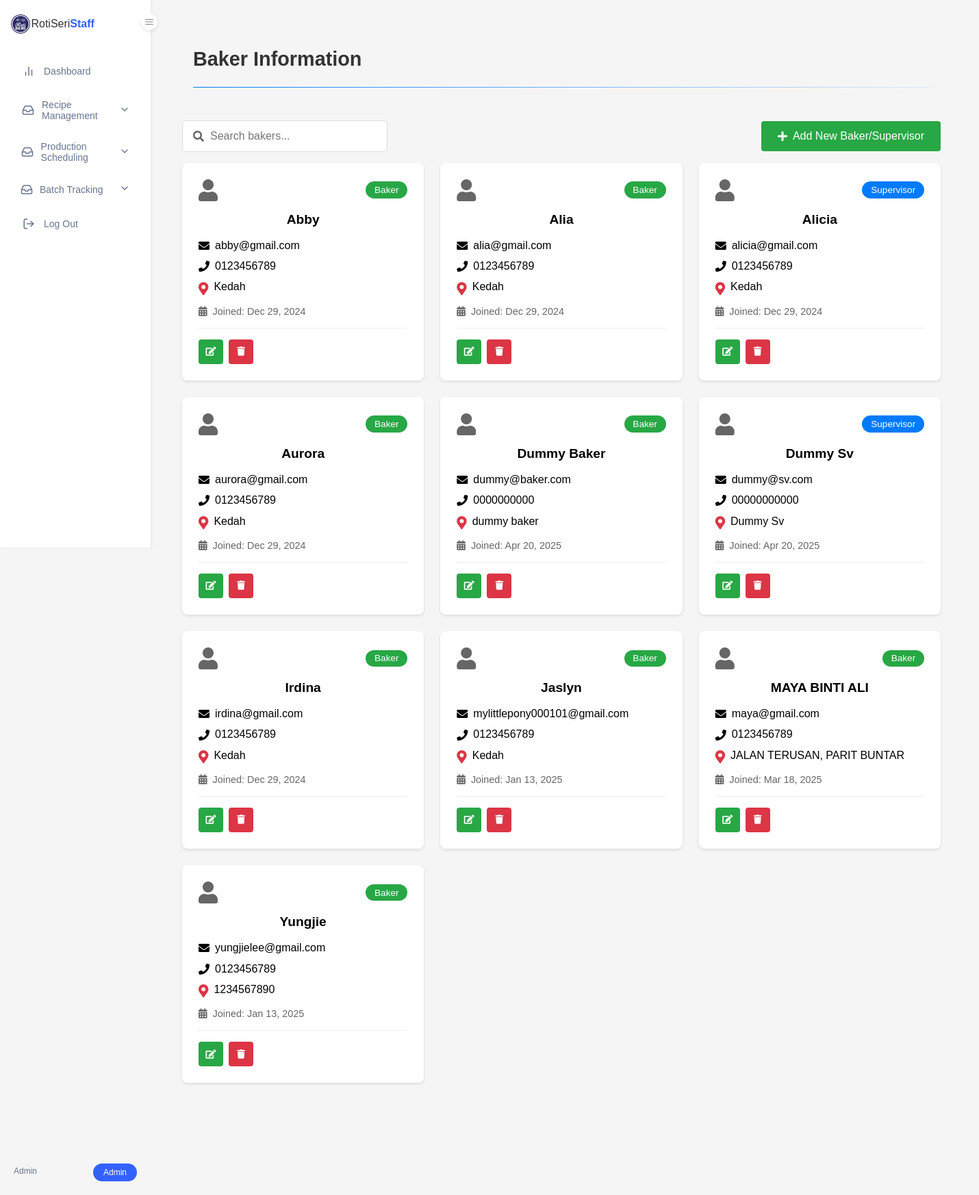
/rotiseriproduction/baker_info.php (signed in), run on the app's committed database.
### tables this page shows
CREATE TABLE `tbl_users` (
  `user_id` int(6) NOT NULL,
  `user_fullName` varchar(200) NOT NULL,
  `user_contact` varchar(100) NOT NULL,
  `user_address` text NOT NULL,
  `user_email` varchar(200) NOT NULL,
  `user_password` varchar(200) NOT NULL,
  `user_dateRegister` datetime NOT NULL DEFAULT current_timestamp(),
  `user_role` varchar(10) NOT NULL DEFAULT 'Baker',
  `reset_token` varchar(255) DEFAULT NULL,
  `token_expiry` datetime DEFAULT NULL
);

### rotiseriproduction/baker_info.php (the view, shortened to what this page needs)
<?php
require_once 'config/db_connection.php';
try {
    $stmt = $conn->query("SELECT
                            user_id,
                            user_fullName,
                            user_role,
                            user_email,
                            user_contact,
                            user_address,
                            user_dateRegister
                         FROM tbl_users
                         WHERE user_role IN ('Baker', 'Supervisor')
                         ORDER BY user_fullName");
    $bakers = $stmt->fetchAll(PDO::FETCH_ASSOC);
} catch(PDOException $e) {
    $error_message = "Error: " . $e->getMessage();
}
?>
<!DOCTYPE html>
<html lang="en">
<head>
    <link rel="stylesheet" href="css/style.css">
    <link rel="stylesheet" href="css/dashboard.css">
    <link rel="stylesheet" href="css/baker.css">
    <link rel="stylesheet" href="https://cdnjs.cloudflare.com/ajax/libs/font-awesome/5.15.4/css/all.min.css">
</head>
<body>
    <?php include 'includes/dashboard_navigation.php'; ?>
    <main class="main-content">
        <div class="page-header">
            <h1>Baker Information</h1>
            <div class="divider"></div>
        </div>
        <div class="baker-container">
            <div class="baker-header">
                <div class="search-box">
                    <input type="text" id="searchInput" placeholder="Search bakers...">
                    <i class="fas fa-search"></i>
                </div>
                <button class="add-baker-btn" onclick="window.location.href='add_baker.php'">
                    <i class="fas fa-plus"></i> Add New Baker/Supervisor
                </button>
            </div>
            <div class="baker-grid">
                <?php if (empty($bakers)): ?>
                    <div class="no-bakers">
                        <p>No bakers found.</p>
                    </div>
                <?php else: ?>
                    <?php foreach ($bakers as $baker): ?>
                        <div class="baker-card">
                            <div class="baker-info">
                                <div class="baker-header">
                                    <i class="fas fa-user user-icon"></i>
                                    <div class="role-badge <?php echo strtolower(htmlspecialchars($baker['user_role'])); ?>">
                                        <?php echo htmlspecialchars($baker['user_role']); ?>
                                    </div>
                                </div>
                                <h3><?php echo htmlspecialchars($baker['user_fullName']); ?></h3>
                                <div class="contact-info">
                                    <p><i class="fas fa-envelope"></i> <?php echo htmlspecialchars($baker['user_email']); ?></p>
                                    <p><i class="fas fa-phone"></i> <?php echo htmlspecialchars($baker['user_contact']); ?></p>
                                    <p><i class="fas fa-map-marker-alt"></i> <?php echo htmlspecialchars($baker['user_address']); ?></p>
                                </div>
                                <div class="join-date">
                                    <i class="fas fa-calendar-alt"></i>
                                    Joined: <?php echo date('M d, Y', strtotime($baker['user_dateRegister'])); ?>
                                </div>
                            </div>
                            <div class="baker-actions">
                                <button class="edit-btn" title="Edit"
                                        onclick="window.location.href='edit_baker.php?edit_id=<?php echo $baker['user_id']; ?>'">
                                    <i class="fas fa-edit"></i>
                                </button>
                                <button class="delete-btn" title="Delete"
                                        onclick="if(confirm('Are you sure you want to delete this baker?')) { window.location.href='baker_info.php?delete_id=<?php echo $baker['user_id']; ?>' }">
                                    <i class="fas fa-trash"></i>
                                </button>
                            </div>
                        </div>
                    <?php endforeach; ?>
                <?php endif; ?>
            </div>
        </div>
    </main>
</body>
</html>

### rotiseriproduction/css/style.css (style rules this page uses)
* { margin: 0; padding: 0; box-sizing: border-box; font-family: Arial, sans-serif; }
body { background: linear-gradient(rgba(0, 0, 0, 0.6), rgba(0, 0, 0, 0.6)), url('../assets/images/banner.png'); background-size: cover; background-position: center; background-attachment: fixed; min-height: 100vh; color: white; display: flex; flex-direction: column; }
main { max-width: 1200px; margin: 8rem auto; text-align: center; padding: 0 1rem; flex: 1; }

### rotiseriproduction/css/dashboard.css (style rules this page uses)
body { display: grid; grid-template-areas: "sidebar topbar" "sidebar main" "sidebar bottombar"; grid-template-columns: 250px 1fr; grid-template-rows: 50px 1fr auto; min-height: 100vh; background-color: white; position: relative; background-image: none; }
.main-content { grid-area: main; padding: 2rem 2rem 0 0; margin-top: 50px; margin-left: 0; width: calc(100% - 0px); transition: width 0.3s ease, margin-left 0.3s ease; padding-left: 0; display: block; }
.page-header { padding: 0 2rem; margin-bottom: 2rem; text-align: left; }
.page-header h1 { font-size: 1.8rem; color: #333; margin: 0; padding-bottom: 1rem; }
.divider { height: 1px; background: linear-gradient(to right, #007bff, rgba(0, 123, 255, 0.1)); margin-top: 0.5rem; width: 100%; align-self: flex-start; }
.edit-btn { background-color: #28a745; color: white; }
.delete-btn { background-color: #dc3545; color: white; }

### rotiseriproduction/css/baker.css (style rules this page uses)
.baker-container { padding: 1rem; }
.baker-header { display: flex; justify-content: space-between; align-items: center; margin-bottom: 2rem; }
.search-box { position: relative; width: 300px; }
.search-box input { width: 100%; padding: 0.8rem 1rem 0.8rem 2.5rem; border: 1px solid #ddd; border-radius: 4px; font-size: 1rem; color: #000; }
.search-box i { position: absolute; left: 1rem; top: 50%; transform: translateY(-50%); color: #666; }
.add-baker-btn { background: #28a745; color: white; border: none; border-radius: 4px; padding: 0.8rem 1.5rem; cursor: pointer; display: flex; align-items: center; gap: 0.5rem; font-size: 1rem; }
.baker-grid { display: grid; grid-template-columns: repeat(auto-fill, minmax(300px, 1fr)); gap: 1.5rem; }
.baker-card { background: white; border-radius: 8px; box-shadow: 0 2px 4px rgba(0,0,0,0.1); padding: 1.5rem; display: flex; flex-direction: column; justify-content: space-between; }
.baker-info { color: #000; }
.baker-header { display: flex; justify-content: space-between; align-items: center; margin-bottom: 1rem; }
.user-icon { font-size: 2rem; color: #666; }
.role-badge { padding: 0.3rem 0.8rem; border-radius: 20px; font-size: 0.85rem; color: white; }
.role-badge.supervisor { background: #007bff; }
.role-badge.baker { background: #28a745; }
.baker-info h3 { font-size: 1.2rem; margin-bottom: 1rem; color: #000; }
.contact-info { margin-bottom: 1rem; }
.contact-info p { display: flex; align-items: flex-start; gap: 0.5rem; margin-bottom: 0.5rem; color: #000; line-height: 1.4; }
.contact-info p i { margin-top: 0.2rem; }
.contact-info p .fa-map-marker-alt { font-size: 1.2rem; color: #dc3545; }
.join-date { font-size: 0.9rem; color: #666; display: flex; align-items: center; gap: 0.5rem; }
.baker-actions { display: flex; gap: 0.5rem; margin-top: 1rem; padding-top: 1rem; border-top: 1px solid #eee; }
.edit-btn, .delete-btn { padding: 0.5rem; border: none; border-radius: 4px; cursor: pointer; color: white; width: 36px; height: 36px; display: flex; align-items: center; justify-content: center; }
.edit-btn { background: #28a745; }
.delete-btn { background: #dc3545; }

### rotiseriproduction/includes/dashboard_navigation.php (style rules this page uses)
* { margin: 0; padding: 0; box-sizing: border-box; font-family: Arial, sans-serif; }
body { display: flex; background-color: #f5f5f5; }
.main-content { flex: 1; margin-left: 220px; padding: 20px 30px; }

### data on the page
tbl_users: user_role "Baker", user_fullName "Abby", user_email "abby@gmail.com", user_contact "0123456789", user_address "Kedah", user_dateRegister "Dec 29, 2024"
tbl_users: user_role "Baker", user_fullName "Alia", user_email "alia@gmail.com", user_contact "0123456789", user_address "Kedah", user_dateRegister "Dec 29, 2024"
tbl_users: user_role "Supervisor", user_fullName "Alicia", user_email "alicia@gmail.com", user_contact "0123456789", user_address "Kedah", user_dateRegister "Dec 29, 2024"
tbl_users: user_role "Baker", user_fullName "Aurora", user_email "aurora@gmail.com", user_contact "0123456789", user_address "Kedah", user_dateRegister "Dec 29, 2024"
tbl_users: user_role "Baker", user_fullName "Dummy Baker", user_email "dummy@baker.com", user_contact "0000000000", user_address "dummy baker", user_dateRegister "Apr 20, 2025"
tbl_users: user_role "Supervisor", user_fullName "Dummy Sv", user_email "dummy@sv.com", user_contact "00000000000", user_address "Dummy Sv", user_dateRegister "Apr 20, 2025"
tbl_users: user_role "Baker", user_fullName "Irdina", user_email "irdina@gmail.com", user_contact "0123456789", user_address "Kedah", user_dateRegister "Dec 29, 2024"
tbl_users: user_role "Baker", user_fullName "Jaslyn", user_email "mylittlepony000101@gmail.com", user_contact "0123456789", user_address "Kedah", user_dateRegister "Jan 13, 2025"
tbl_users: user_role "Baker", user_fullName "MAYA BINTI ALI", user_email "maya@gmail.com", user_contact "0123456789", user_address "JALAN TERUSAN, PARIT BUNTAR", user_dateRegister "Mar 18, 2025"
tbl_users: user_role "Baker", user_fullName "Yungjie", user_email "yungjielee@gmail.com", user_contact "0123456789", user_address "1234567890", user_dateRegister "Jan 13, 2025"

### other printed values
$_SESSION['user_fullName'] "Admin"
$_SESSION['user_role'] "Admin"
